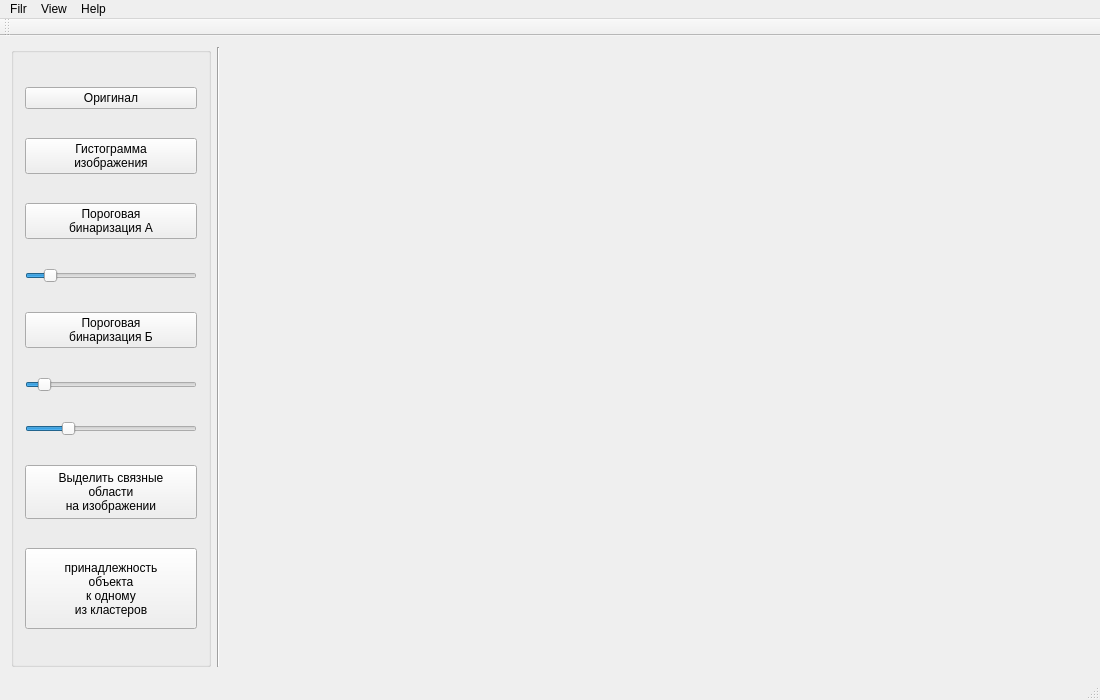
<?xml version="1.0" encoding="UTF-8"?>
<ui version="4.0">
 <class>MainWindow</class>
 <widget class="QMainWindow" name="MainWindow">
  <property name="geometry">
   <rect>
    <x>0</x>
    <y>0</y>
    <width>1100</width>
    <height>700</height>
   </rect>
  </property>
  <property name="windowTitle">
   <string>MainWindow</string>
  </property>
  <widget class="QWidget" name="centralWidget">
   <layout class="QHBoxLayout" name="horizontalLayout">
    <item>
     <widget class="QGroupBox" name="groupBox">
      <property name="maximumSize">
       <size>
        <width>200</width>
        <height>16777215</height>
       </size>
      </property>
      <property name="title">
       <string/>
      </property>
      <layout class="QVBoxLayout" name="verticalLayout">
       <item>
        <widget class="QPushButton" name="pushButton_6">
         <property name="text">
          <string>Оригинал</string>
         </property>
        </widget>
       </item>
       <item>
        <widget class="QPushButton" name="button_gistogramm">
         <property name="text">
          <string>Гистограмма 
изображения</string>
         </property>
        </widget>
       </item>
       <item>
        <widget class="QPushButton" name="porog_a">
         <property name="text">
          <string>Пороговая 
бинаризация А</string>
         </property>
        </widget>
       </item>
       <item>
        <widget class="QSlider" name="horizontalSlider_a">
         <property name="maximum">
          <number>255</number>
         </property>
         <property name="value">
          <number>30</number>
         </property>
         <property name="orientation">
          <enum>Qt::Horizontal</enum>
         </property>
        </widget>
       </item>
       <item>
        <widget class="QPushButton" name="porog_b">
         <property name="text">
          <string>Пороговая 
бинаризация Б</string>
         </property>
        </widget>
       </item>
       <item>
        <widget class="QSlider" name="horizontalSlider_b_1">
         <property name="minimum">
          <number>1</number>
         </property>
         <property name="maximum">
          <number>255</number>
         </property>
         <property name="value">
          <number>20</number>
         </property>
         <property name="orientation">
          <enum>Qt::Horizontal</enum>
         </property>
        </widget>
       </item>
       <item>
        <widget class="QSlider" name="horizontalSlider_b_2">
         <property name="minimum">
          <number>1</number>
         </property>
         <property name="maximum">
          <number>255</number>
         </property>
         <property name="value">
          <number>60</number>
         </property>
         <property name="orientation">
          <enum>Qt::Horizontal</enum>
         </property>
        </widget>
       </item>
       <item>
        <widget class="QPushButton" name="pushButton_3">
         <property name="minimumSize">
          <size>
           <width>0</width>
           <height>54</height>
          </size>
         </property>
         <property name="text">
          <string>Выделить связные 
области 
на изображении</string>
         </property>
        </widget>
       </item>
       <item>
        <widget class="QPushButton" name="k_alg_but">
         <property name="minimumSize">
          <size>
           <width>0</width>
           <height>81</height>
          </size>
         </property>
         <property name="text">
          <string>принадлежность 
объекта
к одному 
из кластеров</string>
         </property>
         <property name="autoExclusive">
          <bool>false</bool>
         </property>
        </widget>
       </item>
      </layout>
     </widget>
    </item>
    <item>
     <widget class="Line" name="line">
      <property name="orientation">
       <enum>Qt::Vertical</enum>
      </property>
     </widget>
    </item>
    <item>
     <widget class="QLabel" name="imageLabel">
      <property name="text">
       <string/>
      </property>
     </widget>
    </item>
   </layout>
  </widget>
  <widget class="QMenuBar" name="menuBar">
   <property name="geometry">
    <rect>
     <x>0</x>
     <y>0</y>
     <width>1100</width>
     <height>25</height>
    </rect>
   </property>
   <widget class="QMenu" name="menuFilr">
    <property name="title">
     <string>Filr</string>
    </property>
    <addaction name="actionOpen"/>
    <addaction name="actionPrint"/>
    <addaction name="actionSave"/>
    <addaction name="separator"/>
    <addaction name="actionExit"/>
   </widget>
   <widget class="QMenu" name="menuView">
    <property name="title">
     <string>View</string>
    </property>
    <addaction name="zoomInAct"/>
    <addaction name="zoomOutAct"/>
    <addaction name="normalSizeAct"/>
    <addaction name="separator"/>
    <addaction name="fitToWindowAct"/>
   </widget>
   <widget class="QMenu" name="menuAbout">
    <property name="title">
     <string>Help</string>
    </property>
    <addaction name="actionAbout"/>
    <addaction name="actionAbout_QT"/>
   </widget>
   <addaction name="menuFilr"/>
   <addaction name="menuView"/>
   <addaction name="menuAbout"/>
  </widget>
  <widget class="QToolBar" name="mainToolBar">
   <attribute name="toolBarArea">
    <enum>TopToolBarArea</enum>
   </attribute>
   <attribute name="toolBarBreak">
    <bool>false</bool>
   </attribute>
  </widget>
  <widget class="QStatusBar" name="statusBar"/>
  <action name="actionOpen">
   <property name="checked">
    <bool>false</bool>
   </property>
   <property name="text">
    <string>Open</string>
   </property>
  </action>
  <action name="actionPrint">
   <property name="text">
    <string>Print</string>
   </property>
  </action>
  <action name="actionSave">
   <property name="text">
    <string>Save</string>
   </property>
  </action>
  <action name="actionExit">
   <property name="text">
    <string>Exit</string>
   </property>
  </action>
  <action name="zoomInAct">
   <property name="text">
    <string>Zoom &amp;In (25%)</string>
   </property>
  </action>
  <action name="zoomOutAct">
   <property name="text">
    <string>Zoom &amp;Out (25%)</string>
   </property>
  </action>
  <action name="normalSizeAct">
   <property name="text">
    <string>&amp;Normal Size</string>
   </property>
  </action>
  <action name="fitToWindowAct">
   <property name="checkable">
    <bool>true</bool>
   </property>
   <property name="text">
    <string>&amp;Fit to Window</string>
   </property>
  </action>
  <action name="actionAbout">
   <property name="text">
    <string>About</string>
   </property>
  </action>
  <action name="actionAbout_QT">
   <property name="text">
    <string>About QT</string>
   </property>
  </action>
 </widget>
 <layoutdefault spacing="6" margin="11"/>
 <resources/>
 <connections/>
</ui>
